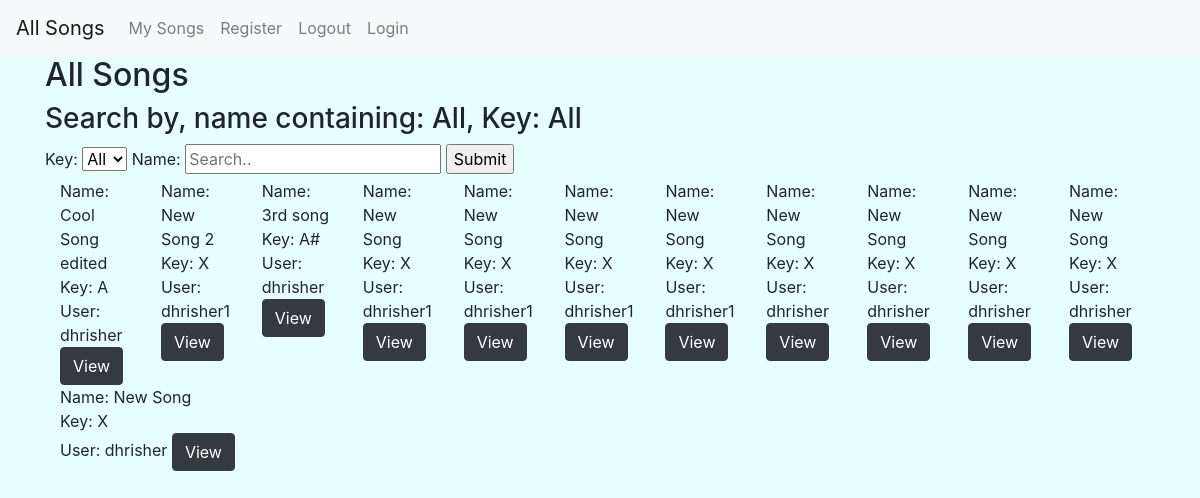
The app's page /, older data.
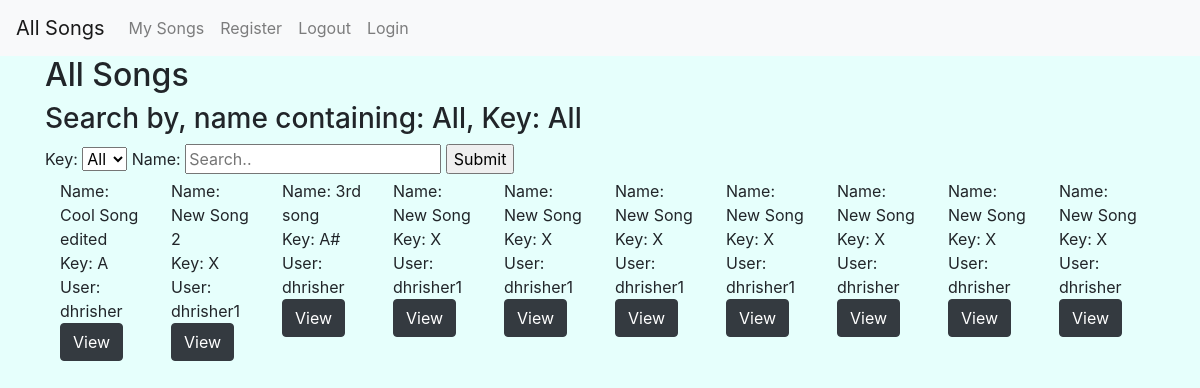
The same page, newer data.
### tabs/models.py (models this page shows, shortened)
class Song(models.Model):
    user = models.ForeignKey(User, on_delete=models.SET_NULL, null=True)
    name = models.CharField(max_length=20)
    key = models.CharField(max_length=2)

### tabs/views.py (the view)
# urls.py: path('', views.song_list_all, name="songs_all"),
def song_list_all(request):
    current_user = request.user
    songs = Song.objects.all()
    if request.method == 'POST':
        song_name = request.POST['song_name']
        key = request.POST['keys']
        if key == 'All' and song_name == '':
            songs = Song.objects.all()
        elif key == 'All':
            songs = songs.filter(name__contains=song_name)
        elif song_name == '':
            songs = songs.filter(key=key)
        else:
            songs = songs.filter(key=key).filter(name__contains=song_name)
        context = {'songs': songs, 'current_user': current_user, 'song_name': song_name, 'key' : key}
        return render(request, 'tabs/all_song_list.html', context)
    else:
        context = {'songs': songs, 'current_user': current_user, 'song_name': "All", 'key' : 'All'}
        return render(request, 'tabs/all_song_list.html', context)

### tabs/templates/tabs/all_song_list.html (shortened to what this page needs)
{% extends "tabs/base.html" %}
{% block body_block %}
<h2>All Songs</h2>
<h3>Search by, name containing: {{song_name}}, Key: {{key}}</h3>
        <form action="" method="POST">
            <label for="keys">Key:</label>
              <select id="keys" name="keys">
                  <option value="All">All</option>
              </select>
            <label for="song_name">Name:</label>
                <input id="song_name" name="song_name" type="text" placeholder="Search..">
              <input type="submit">
        </form>
<div class="container">
    <div class="row align-items-start">
    {% for song in songs %}
        <div class="col">
            <span>Name: {{ song.name }}</span>
            <br>
            <span>Key: {{ song.key }}</span>
            <br>
            <span>User: {{ song.user.username }}</span>
            <a class="btn btn-dark" href="{% url 'detail' pk=song.pk %}">View</a>
        </div>
    {% endfor %}
</div>
</div>
{% endblock %}

### tabs/templates/tabs/base.html (shortened to what this page needs)
{% load static %}
<!doctype html>
<html lang="en">
<head>
    <link rel="stylesheet" href="https://stackpath.bootstrapcdn.com/bootstrap/4.1.3/css/bootstrap.min.css"
>
    <link rel="stylesheet" href="{% static 'style/base.css' %}">
  </head>
  <body>
    <nav class="navbar navbar-expand-lg navbar-light bg-light">
      <div class="navbar-nav">
        <a class="navbar-brand" href="{% url 'songs_all' %}">All Songs</a>
        <a class="nav-item nav-link" href="{% url 'songs' %}">My Songs</a>
        <a class="nav-item nav-link" href="{% url 'register' %}">Register</a>
        <a class="nav-link" href="{% url 'logout' %}">Logout</a>
          <a class="nav-link" href="{% url 'user_login' %}">Login</a>
      </div>
    </nav>
    <div class="container">
    {% block body_block %}
    {% endblock %}
    </div>
  </body>
</html>

### tabs/static/style/base.css (style rules this page uses)
:root { --color1: #e6fffc; --color2: #b8d1ff; --color3: #fff; --whistle-body: #575757; --primary-button: #0077ff; --dark-button: #2b2b2b; }
* { box-sizing: border-box; margin: 0; }
body { background-color: var(--color1); }

Row changes from the older to the newer data that the page shows:
removed Song: name "New Song", key "X", user.username "dhrisher"
removed Song: name "New Song", key "X", user.username "dhrisher"
